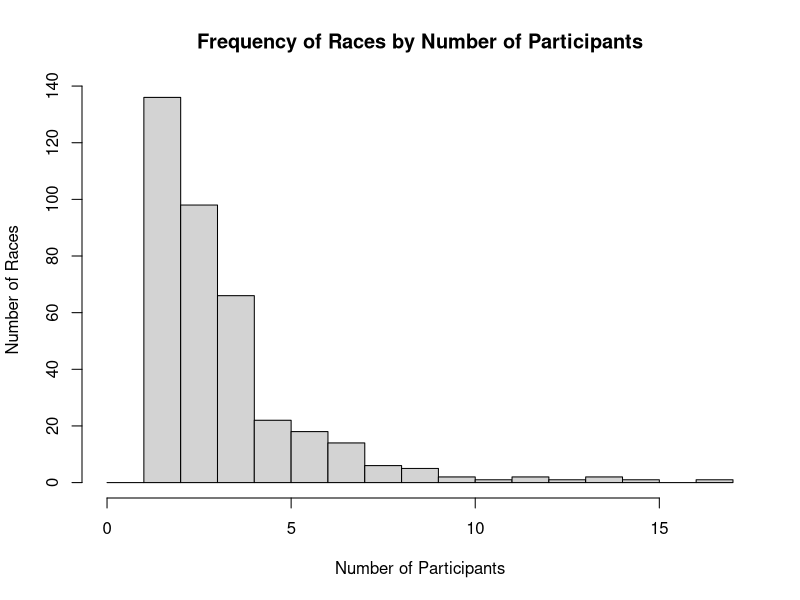
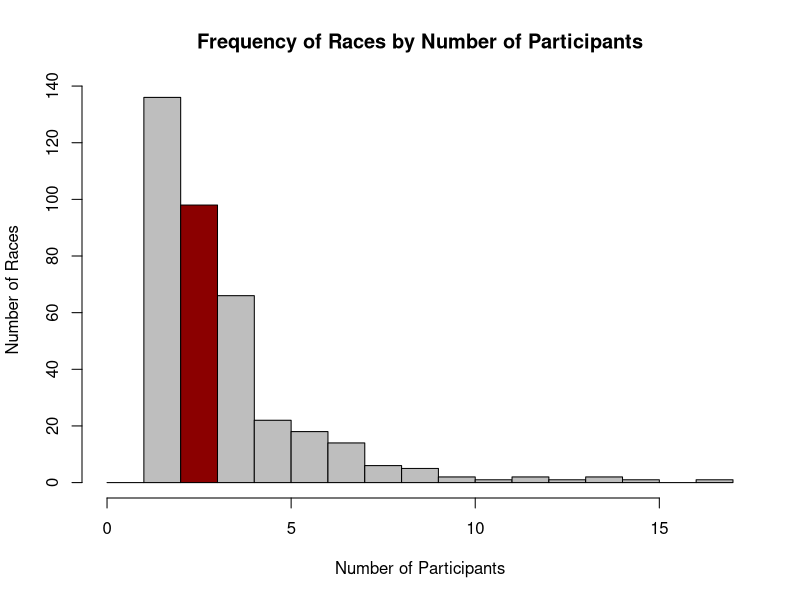

The R source for these figures, in order:
# MSTP-BioStats


# Load libraries

library(readr)
library(dplyr)
library(ggplot2)

# Set dataframe as variable 'polls', view, and check distinct IDs

polls <- read_csv('CandidateSummaryAction1.csv')
summary(polls)
View(polls)

n_distinct(polls$can_id)


# Select variables of interest

polls_filtered <- polls %>%
  select(can_id, can_off, can_off_sta, can_off_dis, 
         can_par_aff, can_inc_cha_ope_sea, tot_rec, winner) %>%
  rename(id = can_id, office = can_off, state = can_off_sta,
         district = can_off_dis, party = can_par_aff,
         status = can_inc_cha_ope_sea, funding = tot_rec) %>%
  filter(office == 'H')

summary(polls_filtered)
table(polls_filtered$winner) #there are 1429 house candidates and 435 winners

# Remove NA from district

polls_filtered <- polls_filtered %>% filter(!is.na(district))


# Create df of winners and losers

winners <- polls_filtered %>%
  filter(winner == 'Y') %>%
  mutate(district_state = paste(district, state, sep =' '))

losers <- polls_filtered %>%
  mutate(win = is.na(winner)) %>%
  select(-winner) %>%
  filter(win == TRUE) %>%
  mutate(winner = 'N') %>%
  select(-win) %>%
  mutate(district_state = paste(district, state, sep =' '))


# Determine frequency of participants per race

num_in_race <- table(losers$district_state) %>%
  as.data.frame() %>%
  rename(district_state = Var1) %>%
  mutate(par = Freq + 1) %>%
  mutate(participants = as.numeric(par)) %>%
  select(-Freq, -par)


h <- hist(num_in_race$participants, 
     main = "Frequency of Races by Number of Participants",
     xlab = "Number of Participants",
     ylab = "Number of Races",
     breaks = c(0:17)) #two participant race most common

ccat = cut(h$breaks, c(-Inf, 1, 2, Inf))

plot(h, col=c("grey","darkred", "grey")[ccat],
     main = "Frequency of Races by Number of Participants",
     xlab = "Number of Participants",
     ylab = "Number of Races",)

# Two Participant Analysis ------------------------------------------------

two_par <- num_in_race %>%
  filter(participants == 2)

twopar_losers <- left_join(two_par, losers, by = 'district_state') %>%
  filter(district_state != '0 MP') %>%
  filter(district_state != '2 MS', district_state != '3 NE',
         district_state != '38 CA')

twopar_winners <- left_join(two_par, winners, by = 'district_state') %>%
  filter(district_state != '0 MP') %>%
  filter(district_state != '2 MS', district_state != '3 NE',
         district_state != '38 CA')

two_participants_win_lose <- union(twopar_losers, twopar_winners) %>%
  mutate(numfunds = parse_number(funding)) %>%
  mutate(dsfunding = paste(district_state, numfunds, sep = ' ')) %>%
  filter(district_state != '2 MS', district_state != '3 NE',
         district_state != '38 CA')

twopar_losers_funding <- twopar_losers %>%
  select(district_state, funding)

twopar_winners_funding <- twopar_winners %>%
  select(district_state, funding)


funding <- inner_join(twopar_losers_funding, twopar_winners_funding,
                      by = "district_state") %>%
  rename(funds1 = funding.x, funds2 = funding.y) %>%
  mutate(funding1 = parse_number(funds1)) %>%
  mutate(funding2 = parse_number(funds2)) %>%
  transmute(district_state = district_state, funds1 = as.numeric(funding1),
              funds2 = as.numeric(funding2)) %>%
  mutate(maxfunds = ifelse(funds1 > funds2,
                           funds1, funds2)) %>%
  mutate(minfunds = ifelse(funds1 > funds2,
                           funds2, funds1)) %>%
  mutate(dsfunding = paste(district_state, maxfunds, sep = ' ')) %>%
  select(district_state, maxfunds, minfunds)

maxfunds <- funding %>%
  transmute(dsfunding = paste(district_state, maxfunds, sep = ' '))

minfunds <- funding %>%
  transmute(dsfunding = paste(district_state, minfunds, sep = ' '))

maximum_funding_alldata <- maxfunds %>%
  left_join(two_participants_win_lose, by = 'dsfunding') %>%
  mutate(maxfunded = 'yes')

minimum_funding_alldata <- minfunds %>%
  left_join(two_participants_win_lose, by = 'dsfunding') %>%
  mutate(maxfunded = 'no')

all_data_2par_funds_wins <- union(minimum_funding_alldata, 
                                  maximum_funding_alldata) %>%
  select(-dsfunding, -numfunds)

table(all_data_2par_funds_wins$winner, all_data_2par_funds_wins$maxfunded)

chisq.test(all_data_2par_funds_wins$winner, all_data_2par_funds_wins$maxfunded)




# Three Participant Analysis ----------------------------------------------

three_par <- num_in_race %>%
  filter(participants == 3)

threepar_losers <- left_join(three_par, losers, by = 'district_state') %>%
  filter(district_state != '0 AS', district_state != '0 VI',
         district_state != '2 HI', district_state != '2 ID',
         district_state != '2 MD', district_state != '27 CA',
         district_state != '30 CA', district_state != '6 MI',
         district_state != '7 VA', district_state != '9 OH')
                             
threepar_winners <- left_join(three_par, winners, by = 'district_state') %>%
  filter(district_state != '0 AS', district_state != '0 VI',
         district_state != '2 HI', district_state != '2 ID',
         district_state != '2 MD', district_state != '27 CA',
         district_state != '30 CA', district_state != '6 MI',
         district_state != '7 VA', district_state != '9 OH')

three_participants_win_lose <- union(threepar_losers, threepar_winners) %>%
  mutate(numfunds = parse_number(funding)) %>%
  mutate(dsfunding = paste(district_state, numfunds, sep = ' '))

threepar_losers_funding <- threepar_losers %>%
  select(district_state, funding)

threepar_winners_funding <- threepar_winners %>%
  select(district_state, funding)


threefunding <- inner_join(threepar_losers_funding, threepar_winners_funding,
                      by = "district_state") %>%
  rename(funds1 = funding.x, funds2 = funding.y) %>%
  mutate(funding1 = parse_number(funds1)) %>%
  mutate(funding2 = parse_number(funds2)) %>%
  transmute(district_state = district_state, funds1 = as.numeric(funding1),
            funds2 = as.numeric(funding2)) %>%
  mutate(maxfunds = ifelse(funds1 > funds2,
                           funds1, funds2)) %>%
  mutate(minfunds = ifelse(funds1 > funds2,
                           funds2, funds1)) %>%
  mutate(dsfunding = paste(district_state, maxfunds, sep = ' ')) %>%
  select(district_state, maxfunds, minfunds)

maxfunds <- threefunding %>%
  transmute(dsfunding = paste(district_state, maxfunds, sep = ' '))

minfunds <- threefunding %>%
  transmute(dsfunding = paste(district_state, minfunds, sep = ' '))

maximum_funding_alldata <- maxfunds %>%
  left_join(three_participants_win_lose, by = 'dsfunding') %>%
  mutate(maxfunded = 'yes')

minimum_funding_alldata <- minfunds %>%
  left_join(three_participants_win_lose, by = 'dsfunding') %>%
  mutate(maxfunded = 'no')

all_data_3par_funds_wins <- union(minimum_funding_alldata, 
                                  maximum_funding_alldata) %>%
  select(-dsfunding, -numfunds) %>%
  distinct(id, .keep_all = TRUE)

table(all_data_3par_funds_wins$winner, all_data_3par_funds_wins$maxfunded)

chisq.test(all_data_3par_funds_wins$winner, all_data_3par_funds_wins$maxfunded)
